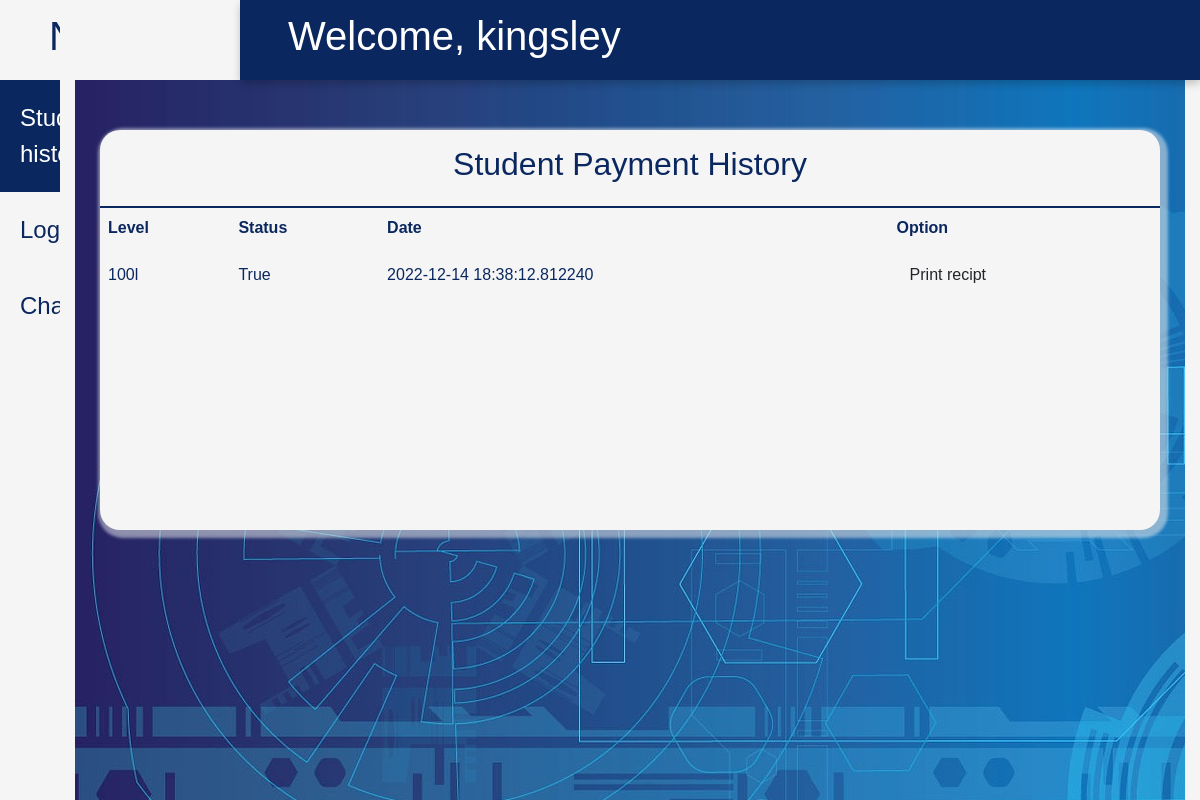
/studentdashboard (signed in), run on an earlier commit of the app's database.
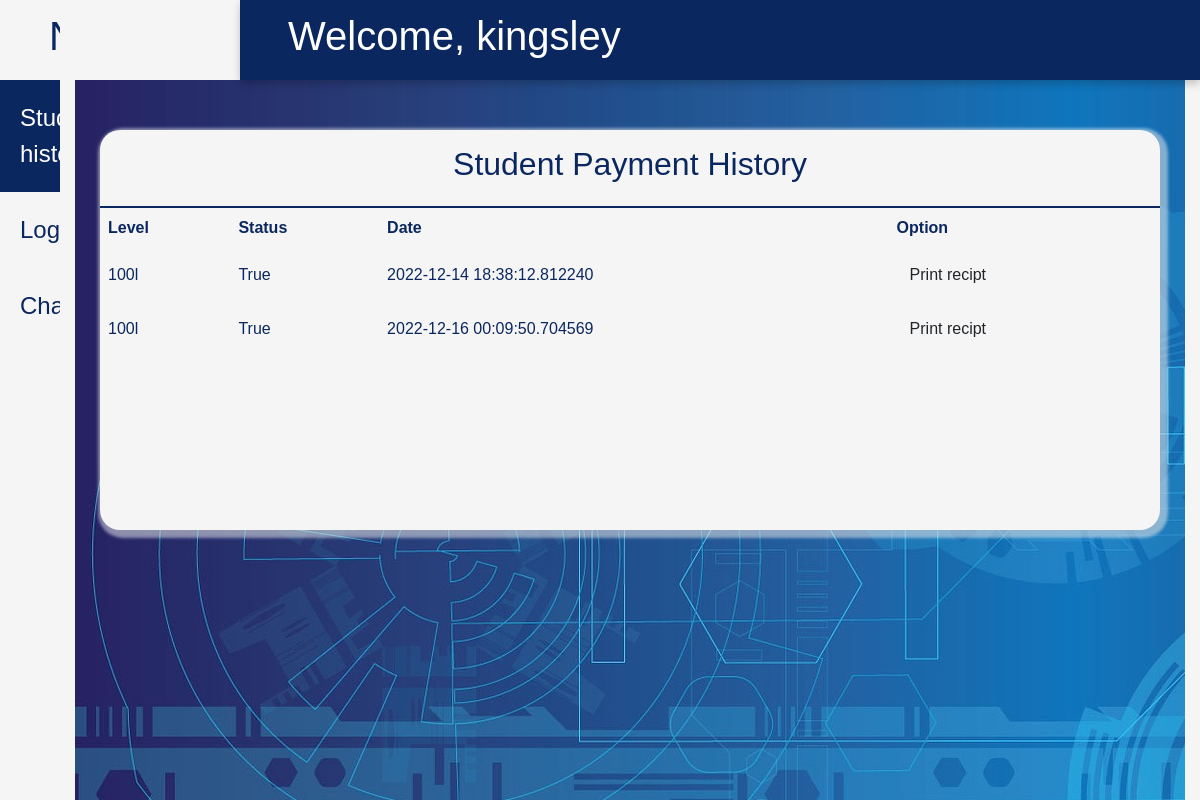
And on a later commit of the database.
### Nacos/models.py (models this page shows, shortened)
class Payment(db.Model):
    id = db.Column(db.Integer(), primary_key=True)
    Date = db.Column(db.DateTime(), default=datetime.utcnow())
    student_id = db.Column(db.Integer(), db.ForeignKey('student.id'))
    status = db.Column(db.Boolean(),default=False)
    level = db.Column(db.String(length=20),nullable=False)
    reg_no = db.Column(db.String(length=20),nullable=False)

### Nacos/routes.py (the view)
@login_required
@app.route('/studentdashboard')
def studentDashboard():
    if not current_user.role == 'student':
        flash('Unauthorised access as a student')
        return redirect(url_for('signin'))
    user = current_user
    stu = Payment.query.filter_by(reg_no = user.reg_no)
    return render_template('new template/Student dashboard.html', user=user,stu=stu)

### Nacos/models.py (called while the page is built)
@login_manager.user_loader
def load_user(user_id):
    return User.query.get(user_id)

### Nacos/templates/new template/Student dashboard.html (shortened to what this page needs)
<!DOCTYPE html>
<html lang="en">
<head>
       <link rel="stylesheet" href="{{ url_for('static', filename='new stylesheet/css/nacos.css') }}">
    <link rel="stylesheet" href="{{ url_for('static', filename='Authcss/bootstrap.css') }}">
</head>
<body>
    <div class="side-menu">
        <div class="brand-name">
       <a href="login form.html"> <h1 style="color: #0B275F !important;">NACOS</h1></a>
    </div>
    <ul>
        <li style="padding: 20px; color:white;" class="active">Student payment history</li>
        <a href="{{ url_for('logout') }}"><li style="padding: 20px;">Logout</li></a>
        <a href="{{ url_for('changepassword') }}"><li style="padding: 20px;">Change Password</li></a>
    </ul>
</div>
<div class="container">
    <div class="header">
        <div class="nav">
            <h1>Welcome, {{user.name}} {{ current_user.regno }}</h1>
        </div>
    </div>
    <div class="content">
        <div class="content-3">
            <div class="history" style="margin-top: 50px;">
                <div class="title">
                    <h2 style="color: #0B275F !important;">Student Payment History</h2>
                </div>
                <table>
                    <tr>
                        <th class="white">Level</th>
                        <th class="white">Status</th>
                        <th class="white">Date</th>
                        <th class="white">Option</th>
                    </tr>
                    {% for student in stu %}
                         <tr>
                            <td class="white">{{ student.level }}</td>
                            <td class="white">{{student.status}}</td>
                            <td class="white">{{ student.Date}}</td>
                        <td><a href="{{ url_for('printdoc',paymentid=student.id) }}" class="btn">Print recipt</a></td>
                        </tr>
                    {% endfor %}
                </table>
            </div>
        </div>
    </div>
</div>
</body>
</html>

What changed in the data, as far as the page shows it:
added Payment: level "100l", status "True", Date "2022-12-16 00:09:50.704569"
